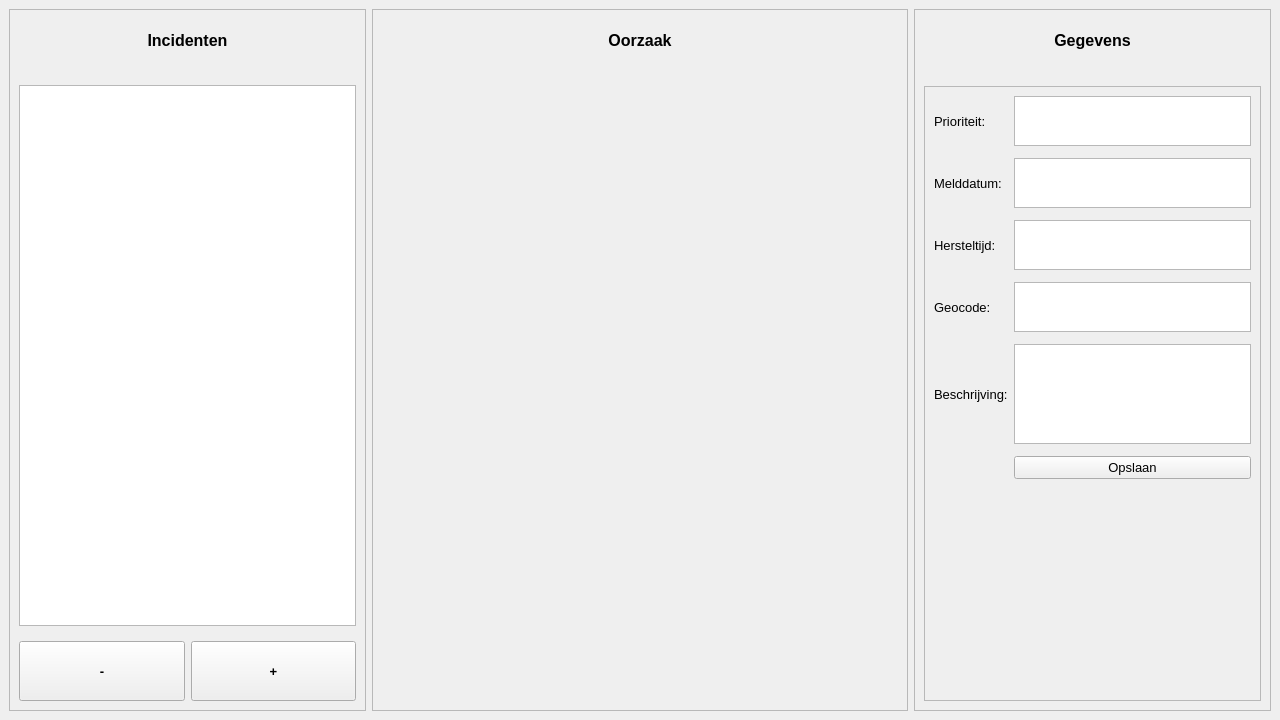
<?xml version="1.0" encoding="UTF-8"?>
<ui version="4.0">
 <class>MainWindow</class>
 <widget class="QMainWindow" name="MainWindow">
  <property name="geometry">
   <rect>
    <x>0</x>
    <y>0</y>
    <width>1280</width>
    <height>720</height>
   </rect>
  </property>
  <property name="minimumSize">
   <size>
    <width>1280</width>
    <height>720</height>
   </size>
  </property>
  <property name="windowTitle">
   <string>MainWindow</string>
  </property>
  <widget class="QWidget" name="centralwidget">
   <layout class="QGridLayout" name="gridLayout_4" columnstretch="2,3,2" columnminimumwidth="0,0,0">
    <item row="0" column="0">
     <widget class="QFrame" name="frame">
      <property name="frameShape">
       <enum>QFrame::StyledPanel</enum>
      </property>
      <property name="frameShadow">
       <enum>QFrame::Raised</enum>
      </property>
      <layout class="QGridLayout" name="gridLayout_2" rowstretch="1,9,1" columnstretch="0,0">
       <property name="topMargin">
        <number>0</number>
       </property>
       <property name="verticalSpacing">
        <number>15</number>
       </property>
       <item row="2" column="1">
        <widget class="QPushButton" name="plusButton">
         <property name="sizePolicy">
          <sizepolicy hsizetype="Preferred" vsizetype="Preferred">
           <horstretch>0</horstretch>
           <verstretch>0</verstretch>
          </sizepolicy>
         </property>
         <property name="font">
          <font>
           <pointsize>10</pointsize>
           <weight>75</weight>
           <bold>true</bold>
           <underline>false</underline>
           <kerning>true</kerning>
          </font>
         </property>
         <property name="layoutDirection">
          <enum>Qt::LeftToRight</enum>
         </property>
         <property name="text">
          <string>+</string>
         </property>
        </widget>
       </item>
       <item row="2" column="0">
        <widget class="QPushButton" name="minusButton">
         <property name="sizePolicy">
          <sizepolicy hsizetype="Preferred" vsizetype="Preferred">
           <horstretch>0</horstretch>
           <verstretch>0</verstretch>
          </sizepolicy>
         </property>
         <property name="font">
          <font>
           <pointsize>10</pointsize>
           <weight>75</weight>
           <bold>true</bold>
           <kerning>true</kerning>
          </font>
         </property>
         <property name="text">
          <string>-</string>
         </property>
        </widget>
       </item>
       <item row="1" column="0" colspan="2">
        <widget class="QListWidget" name="overviewList">
         <property name="sizePolicy">
          <sizepolicy hsizetype="Preferred" vsizetype="Preferred">
           <horstretch>0</horstretch>
           <verstretch>0</verstretch>
          </sizepolicy>
         </property>
         <property name="font">
          <font>
           <pointsize>10</pointsize>
          </font>
         </property>
        </widget>
       </item>
       <item row="0" column="0" colspan="2">
        <widget class="QLabel" name="incidentsLabel">
         <property name="font">
          <font>
           <pointsize>12</pointsize>
           <weight>75</weight>
           <bold>true</bold>
          </font>
         </property>
         <property name="text">
          <string>Incidenten</string>
         </property>
         <property name="alignment">
          <set>Qt::AlignCenter</set>
         </property>
        </widget>
       </item>
      </layout>
     </widget>
    </item>
    <item row="0" column="1">
     <widget class="QFrame" name="frame_2">
      <property name="frameShape">
       <enum>QFrame::StyledPanel</enum>
      </property>
      <property name="frameShadow">
       <enum>QFrame::Raised</enum>
      </property>
      <layout class="QGridLayout" name="gridLayout_3" rowstretch="1,10">
       <property name="topMargin">
        <number>0</number>
       </property>
       <property name="verticalSpacing">
        <number>15</number>
       </property>
       <item row="1" column="0">
        <widget class="QLabel" name="mapLabel">
         <property name="sizePolicy">
          <sizepolicy hsizetype="Ignored" vsizetype="Ignored">
           <horstretch>0</horstretch>
           <verstretch>0</verstretch>
          </sizepolicy>
         </property>
         <property name="minimumSize">
          <size>
           <width>0</width>
           <height>0</height>
          </size>
         </property>
         <property name="maximumSize">
          <size>
           <width>16777215</width>
           <height>16777215</height>
          </size>
         </property>
         <property name="text">
          <string/>
         </property>
         <property name="pixmap">
          <pixmap>../../Data/Images/base.jpg</pixmap>
         </property>
         <property name="scaledContents">
          <bool>true</bool>
         </property>
        </widget>
       </item>
       <item row="0" column="0">
        <widget class="QLabel" name="oorzaakcode">
         <property name="font">
          <font>
           <pointsize>12</pointsize>
           <weight>75</weight>
           <bold>true</bold>
          </font>
         </property>
         <property name="text">
          <string>Oorzaak</string>
         </property>
         <property name="alignment">
          <set>Qt::AlignCenter</set>
         </property>
        </widget>
       </item>
      </layout>
     </widget>
    </item>
    <item row="0" column="2">
     <widget class="QFrame" name="frame_3">
      <property name="frameShape">
       <enum>QFrame::StyledPanel</enum>
      </property>
      <property name="frameShadow">
       <enum>QFrame::Raised</enum>
      </property>
      <layout class="QGridLayout" name="gridLayout" rowstretch="1,10">
       <property name="topMargin">
        <number>0</number>
       </property>
       <property name="verticalSpacing">
        <number>15</number>
       </property>
       <item row="1" column="0" colspan="2">
        <widget class="QFrame" name="frame_4">
         <property name="frameShape">
          <enum>QFrame::StyledPanel</enum>
         </property>
         <property name="frameShadow">
          <enum>QFrame::Raised</enum>
         </property>
         <layout class="QGridLayout" name="gridLayout_5">
          <property name="verticalSpacing">
           <number>12</number>
          </property>
          <item row="0" column="0">
           <widget class="QLabel" name="label_2">
            <property name="font">
             <font>
              <pointsize>10</pointsize>
             </font>
            </property>
            <property name="text">
             <string>Prioriteit:</string>
            </property>
           </widget>
          </item>
          <item row="0" column="1" colspan="2">
           <widget class="QTextEdit" name="prioriteit">
            <property name="sizePolicy">
             <sizepolicy hsizetype="Preferred" vsizetype="Maximum">
              <horstretch>0</horstretch>
              <verstretch>0</verstretch>
             </sizepolicy>
            </property>
            <property name="maximumSize">
             <size>
              <width>16777215</width>
              <height>50</height>
             </size>
            </property>
            <property name="font">
             <font>
              <pointsize>10</pointsize>
             </font>
            </property>
            <property name="readOnly">
             <bool>false</bool>
            </property>
           </widget>
          </item>
          <item row="1" column="0">
           <widget class="QLabel" name="label_3">
            <property name="font">
             <font>
              <pointsize>10</pointsize>
             </font>
            </property>
            <property name="text">
             <string>Melddatum:</string>
            </property>
           </widget>
          </item>
          <item row="1" column="1" colspan="2">
           <widget class="QTextEdit" name="melddatum">
            <property name="sizePolicy">
             <sizepolicy hsizetype="Expanding" vsizetype="Maximum">
              <horstretch>0</horstretch>
              <verstretch>0</verstretch>
             </sizepolicy>
            </property>
            <property name="maximumSize">
             <size>
              <width>16777215</width>
              <height>50</height>
             </size>
            </property>
            <property name="font">
             <font>
              <pointsize>10</pointsize>
             </font>
            </property>
           </widget>
          </item>
          <item row="2" column="0">
           <widget class="QLabel" name="label_4">
            <property name="font">
             <font>
              <pointsize>10</pointsize>
             </font>
            </property>
            <property name="text">
             <string>Hersteltijd:</string>
            </property>
           </widget>
          </item>
          <item row="2" column="1" colspan="2">
           <widget class="QTextEdit" name="hersteltijd">
            <property name="sizePolicy">
             <sizepolicy hsizetype="Expanding" vsizetype="Maximum">
              <horstretch>0</horstretch>
              <verstretch>0</verstretch>
             </sizepolicy>
            </property>
            <property name="maximumSize">
             <size>
              <width>16777215</width>
              <height>50</height>
             </size>
            </property>
            <property name="font">
             <font>
              <pointsize>10</pointsize>
             </font>
            </property>
           </widget>
          </item>
          <item row="3" column="0">
           <widget class="QLabel" name="label_5">
            <property name="font">
             <font>
              <pointsize>10</pointsize>
             </font>
            </property>
            <property name="text">
             <string>Geocode:</string>
            </property>
           </widget>
          </item>
          <item row="3" column="1" colspan="2">
           <widget class="QTextEdit" name="geocode">
            <property name="sizePolicy">
             <sizepolicy hsizetype="Expanding" vsizetype="Maximum">
              <horstretch>0</horstretch>
              <verstretch>0</verstretch>
             </sizepolicy>
            </property>
            <property name="maximumSize">
             <size>
              <width>16777215</width>
              <height>50</height>
             </size>
            </property>
            <property name="font">
             <font>
              <pointsize>10</pointsize>
             </font>
            </property>
           </widget>
          </item>
          <item row="4" column="0">
           <widget class="QLabel" name="label_6">
            <property name="font">
             <font>
              <pointsize>10</pointsize>
             </font>
            </property>
            <property name="text">
             <string>Beschrijving:</string>
            </property>
           </widget>
          </item>
          <item row="4" column="1" colspan="2">
           <widget class="QTextEdit" name="beschrijving">
            <property name="sizePolicy">
             <sizepolicy hsizetype="Expanding" vsizetype="Maximum">
              <horstretch>0</horstretch>
              <verstretch>0</verstretch>
             </sizepolicy>
            </property>
            <property name="maximumSize">
             <size>
              <width>16777215</width>
              <height>100</height>
             </size>
            </property>
            <property name="font">
             <font>
              <pointsize>10</pointsize>
             </font>
            </property>
           </widget>
          </item>
          <item row="5" column="1" colspan="2">
           <widget class="QPushButton" name="saveButton">
            <property name="sizePolicy">
             <sizepolicy hsizetype="Minimum" vsizetype="Fixed">
              <horstretch>0</horstretch>
              <verstretch>0</verstretch>
             </sizepolicy>
            </property>
            <property name="font">
             <font>
              <pointsize>10</pointsize>
              <underline>false</underline>
             </font>
            </property>
            <property name="text">
             <string>Opslaan</string>
            </property>
           </widget>
          </item>
          <item row="6" column="1">
           <spacer name="verticalSpacer">
            <property name="orientation">
             <enum>Qt::Vertical</enum>
            </property>
            <property name="sizeHint" stdset="0">
             <size>
              <width>20</width>
              <height>93</height>
             </size>
            </property>
           </spacer>
          </item>
          <item row="7" column="2">
           <widget class="QLabel" name="logoLabel">
            <property name="sizePolicy">
             <sizepolicy hsizetype="Maximum" vsizetype="Maximum">
              <horstretch>0</horstretch>
              <verstretch>0</verstretch>
             </sizepolicy>
            </property>
            <property name="maximumSize">
             <size>
              <width>150</width>
              <height>75</height>
             </size>
            </property>
            <property name="layoutDirection">
             <enum>Qt::RightToLeft</enum>
            </property>
            <property name="text">
             <string/>
            </property>
            <property name="pixmap">
             <pixmap>../../Data/Images/ns.png</pixmap>
            </property>
            <property name="scaledContents">
             <bool>true</bool>
            </property>
           </widget>
          </item>
         </layout>
        </widget>
       </item>
       <item row="0" column="0" colspan="2">
        <widget class="QLabel" name="dataLabel">
         <property name="font">
          <font>
           <pointsize>12</pointsize>
           <weight>75</weight>
           <bold>true</bold>
          </font>
         </property>
         <property name="text">
          <string>Gegevens</string>
         </property>
         <property name="alignment">
          <set>Qt::AlignCenter</set>
         </property>
        </widget>
       </item>
      </layout>
     </widget>
    </item>
   </layout>
  </widget>
 </widget>
 <resources/>
 <connections/>
</ui>
